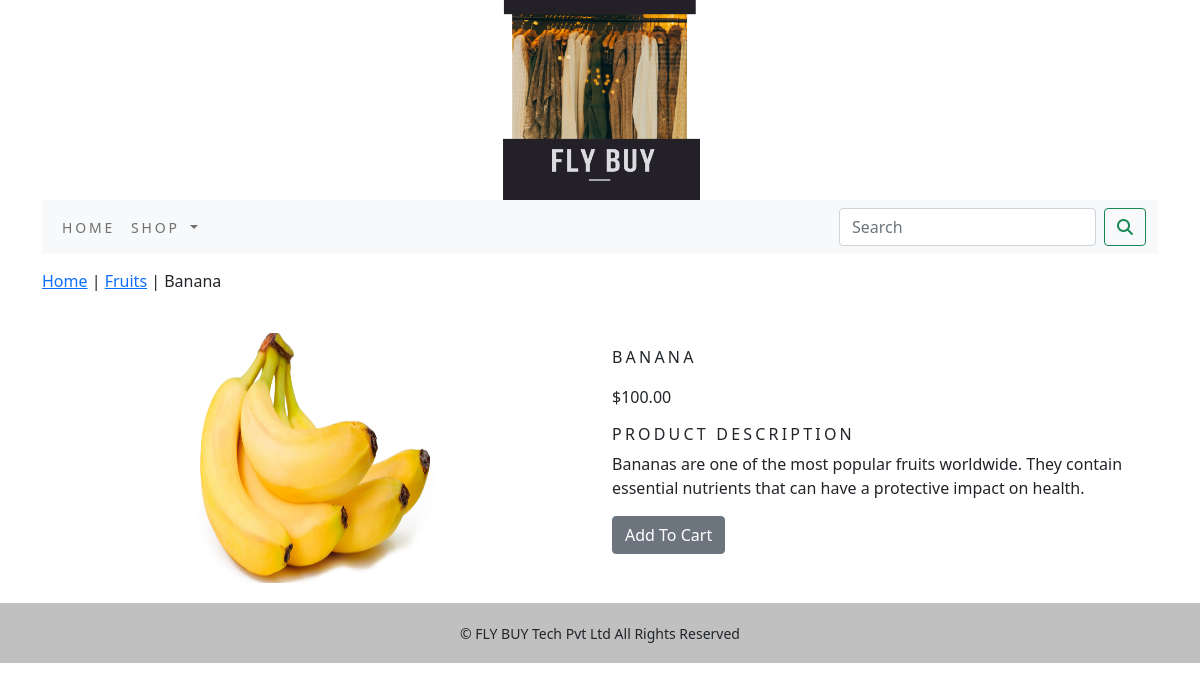
The page /ecommerce/fruits/banana/ on the database its author committed.
### ecommerceapp/models.py (models this page shows, shortened)
class Product(models.Model):
    name = models.CharField(max_length=250, unique=True)
    slug = models.SlugField(max_length=250, unique=True)
    description = models.TextField(blank=True)
    price=models.DecimalField(max_digits=10,decimal_places=2)
    category=models.ForeignKey(Category,on_delete=models.CASCADE)
    image = models.ImageField(upload_to='product', blank=True)
    stock=models.IntegerField()
    available=models.BooleanField(default=True)
    created=models.DateTimeField(auto_now_add=True)
    updated=models.DateTimeField(auto_now=True)
    class Meta:
        ordering=('name',)
        verbose_name = 'product'
        verbose_name_plural = 'products'

class Category(models.Model):
    name=models.CharField(max_length=250,unique=True)
    slug=models.SlugField(max_length=250,unique=True)
    description=models.TextField(blank=True)
    image=models.ImageField(upload_to='category',blank=True)
    class Meta:
        ordering=('name',)
        verbose_name='category'
        verbose_name_plural='categories'
    def get_url(self):
        return reverse('ecommerceapp:products_by_category',args=[self.slug])
    def __str__(self):
        return '{}'.format(self.name)

### ecommerceapp/views.py (the view)
# urls.py: path('<slug:c_slug>/<slug:product_slug>/',views.proDetail,name='proCatdetail'),
def proDetail(request, c_slug, product_slug):
    try:
        product = Product.objects.get(category__slug=c_slug, slug=product_slug)
    except Exception as e:
        raise e
    return render(request, 'product.html', {'product': product})

### cart/context_processors.py (called while the page is built)
def counter(request):
    item_count=0
    if 'admin' in request.path:
        return {}
    else:
        try:
            cart=Cart.objects.filter(cart_id=_cart_id(request))
            cart_items=CartItem.objects.all().filter(cart=cart[:1])
            for cart_item in cart_items:
                item_count += cart_item.quantity
        except Cart.DoesNotExist:
            item_count=0
    return dict(item_count=item_count)

### cart/views.py (called while the page is built)
def _cart_id(request):
    cart = request.session.session_key
    if not cart:
        request.session.create()  # it does not return anything. that is why `cart = request.session.create()` will not work
        cart = request.session.session_key
    return cart  # Ultimately return cart

### ecommerceapp/context_processors.py (called while the page is built)
def menu_links(request):
    links = Category.objects.all()
    return dict(links=links)

### templates/product.html (shortened to what this page needs)
{% extends 'base.html' %}
{% load static %}
{% block content %}
<div class="row my_prod_row_class">
    <div class="mx-auto">
        <p><a href="{% url 'ecommerceapp:allProdCat' %}">Home</a> | <a href="{{product.category.get_url}}" > {{product.category}}</a> | {{product.name}}</p>
    </div>
<div class="container">
<br>
    <div class="row">
    <div class="col-12 col-sm-12 col-md-12 col-lg-6 text-center">
        <div style="min-width:18rem;">
            <img src="{{product.image.url}}" alt="{{product.name}}" width="250px" height="250px">
        </div>
    </div>
            <div class="col-12 col-sm-12 col-md-12 col-lg-6">
                <div>
                <h1 class="my_prod_title">{{product.name}}</h1>
                <p>${{product.price}}</p>
                <h5 class="my_title">Product Description</h5>
                <p class="text-justify my_prod_text">{{product.description}}</p>
                {% if product.stock <= 0 %}
                    <p class="text-justify my_prod_text"><b>Out Of Stock</b></p>
                {% else %}
                    <a class="btn btn-secondary" href="{% url 'cart:add_cart' product.id %}">Add To Cart</a>
                {% endif %}
            </div>
       </div>
        </div>
</div>
</div>
{% endblock %}

### static/css/custom.css (style rules this page uses)
body { font-family: 'Roboto', sans-serif; }
.my_title { font-size:16px; text-transform:uppercase; letter-spacing: .2em; }
.my_prod_row_class { padding-top:15px; padding-bottom:20px; }
.my_prod_title { font-size:16px; text-transform:uppercase; letter-spacing: .2em; padding-top:15px; padding-bottom:10px; }
.my_prod_text { padding-right:20px; }

### rows shown on the page
Product: category "Fruits", name "Banana", image (picture), name "BANANA", price "100.00", description "Bananas are one of the most popular fruits worldwide. They contain essential nutrients that can have a protective impact on health."
